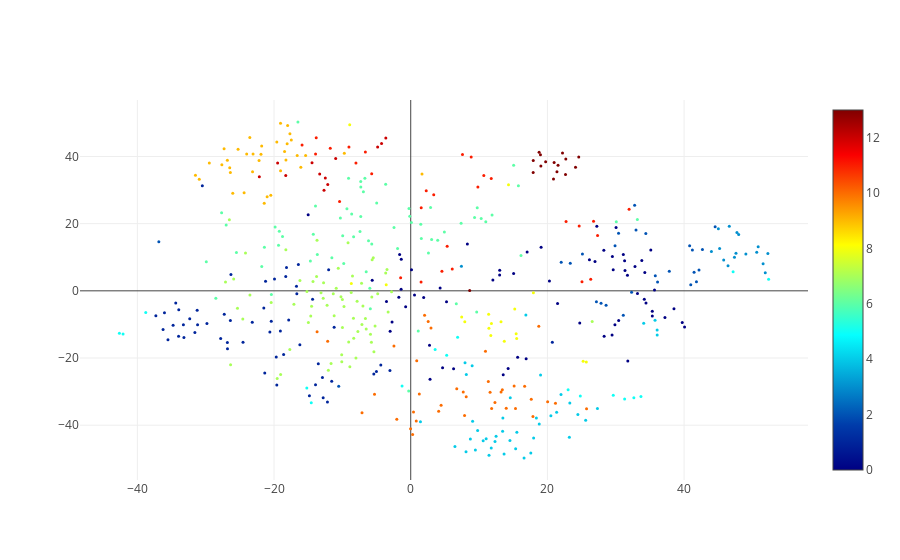

Source (notebook cell):
### Code cell
scatterplot(do_tsne(follow_matrix_scaled, perplexity=10), labels, clusters);

### Figure 1 — Plotly figure (JSON) as saved in the notebook; plotly's stock layout.template omitted (floating-point values rounded to 4 significant figures; data arrays with more than 128 entries replaced by an {"elided": "..."} marker saying what was removed)
{"data": [{"hoverinfo": "text", "marker": {"color": {"elided": "500 int values"}, "colorscale": "Jet", "showscale": true, "size": 3}, "mode": "markers", "text": {"elided": "500 str values"}, "type": "scatter", "uid": "d456197e-e98f-43ab-a86b-a6b1230d1930", "x": {"elided": "500 float values"}, "y": {"elided": "500 float values"}}], "layout": {}}
